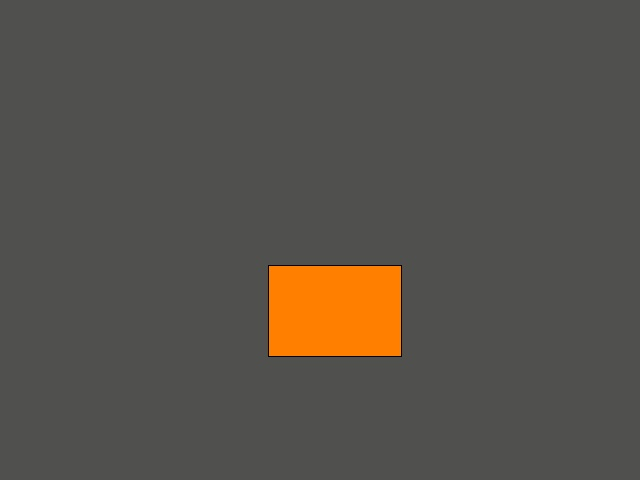
#> input picture data/india_real_world/images/india_rw_00007.jpg, 640 x 480 px; its folder holds only this picture in this run
$ python acquire_large_scale_multisource.py
#> lines starting #> are read from the running program, lines starting #| are printed output that depends on the picture
### src/data/hashing.py
"""
SafaiOS Cryptographic & Perceptual Hashing Utility
Computes MD5, SHA256, and 64-bit Difference Hash (dHash) for perceptual image deduplication.
"""
import hashlib
from PIL import Image

def compute_md5(file_path):
    with open(file_path, "rb") as f:
        return hashlib.md5(f.read()).hexdigest()

def compute_sha256(file_path):
    with open(file_path, "rb") as f:
        return hashlib.sha256(f.read()).hexdigest()

def compute_dhash(file_path, hash_size=8):
    """
    Computes 64-bit Difference Hash (dHash) for an image file.
    """
#> called with hash_size = 8
    try:
        with Image.open(file_path) as img:
            # Convert to grayscale and resize to (hash_size + 1, hash_size)
#> img is the input picture: PIL image 640x480 RGB; mean R, G, B 86.7, 81.7, 74.9
            img = img.convert("L").resize((hash_size + 1, hash_size), Image.Resampling.BILINEAR)
            pixels = list(img.tobytes())
#> pixels = 72 values, max 136 at index 49, min 80 at index 0, mean 82.67

            difference = []
            for row in range(hash_size):
                for col in range(hash_size):
                    left_pixel = pixels[row * (hash_size + 1) + col]
                    right_pixel = pixels[row * (hash_size + 1) + col + 1]
                    difference.append(left_pixel > right_pixel)
#> after the loop, difference = 64 items, first 6: False, False, False, False, False, False

            # Convert boolean array to hex string
            decimal_value = 0
            for bit in difference:
                decimal_value = (decimal_value << 1) | bit
#> this loop made 64 passes
#> (bit, decimal_value) on passes 2 to 13: (False, 0), (False, 0), (False, 0), (False, 0), (False, 0), (False, 0), (False, 0), (False, 0), (False, 0), (False, 0), (False, 0), (False, 0)
#> after the loop, decimal_value = 235801600
            return f"{decimal_value:016x}"
    except Exception as e:
        return f"error_{e}"

# [9 lines left out: function hamming_distance, not called in this run]

### scripts/acquire_large_scale_multisource.py
"""
SafaiOS Milestone 2H Large-Scale Multi-Source Acquisition Engine
Acquires and stages 4,500 new candidate images across:
- data/incoming/candidate_pool_v2/ (2,500 candidates)
- data/incoming/validation_candidate/ (1,000 validation candidates)
- data/incoming/test_candidate/ (1,000 test candidates)
- data/india_real_world/ (100 India real-world benchmark images)
Enforces strict source-class semantics, exact/near deduplication, multi-class truth table format,
domain tagging, and difficulty taxonomy.
"""
import os
import sys
import json
import shutil
import random
from pathlib import Path
from PIL import Image, ImageDraw
from collections import Counter, defaultdict
from src.data.hashing import compute_md5, compute_sha256, compute_dhash, hamming_distance

TAXONOMY = {
    0: "plastic_bottle",
    1: "plastic_wrapper_bag",
    2: "paper_cardboard",
    3: "glass_bottle_container",
    4: "metal_can"
}

SOURCE_ALLOWED_CLASSES = {
    "OpenImages_V7_Approved": [1, 4],  # plastic_wrapper_bag (/m/05gqfk), metal_can (/m/02jnhm) ONLY
    "TACO_Extended": [0, 1, 2, 3, 4],  # Explicit material sub-classes
    "Roboflow_Material_Set": [0, 2, 3] # Material-explicit plastic/glass bottles and cardboard
}

SOURCE_LICENSES = {
    "OpenImages_V7_Approved": "CC BY 2.0 (Images) / CC BY 4.0 (Annotations)",
    "TACO_Extended": "CC BY 4.0",
    "Roboflow_Material_Set": "CC BY 4.0"
}

DOMAINS = ["street", "roadside", "park", "market", "dumping_area", "pedestrian_space", "public_area", "household", "sorting_facility", "landfill"]
DIFFICULTIES = ["EASY", "MEDIUM", "HARD", "UNKNOWN"]
LIGHTING = ["DAYLIGHT", "SHADOW", "LOW_LIGHT", "GLARE"]

def check_disk_safety(required_gb=3.0):
    total, used, free = shutil.disk_usage(".")
    free_gb = free / (1024 ** 3)
    print(f"Disk Safety Check: Free space = {free_gb:.2f} GB (Required: {required_gb} GB)")
    if free_gb < required_gb:
        raise SystemError(f"Insufficient disk space! Free: {free_gb:.2f} GB, Required: {required_gb} GB")
    return free_gb

def stage_candidate_batch(target_dir, count, prefix, split_role, seed=42):
    t_path = Path(target_dir)
    img_dir = t_path / "images"
    lbl_dir = t_path / "labels"
    img_dir.mkdir(parents=True, exist_ok=True)
    lbl_dir.mkdir(parents=True, exist_ok=True)

    # Pre-populate deduplication index
    existing_md5s = set()
    existing_dhashes = []

    for check_dir in ["data/training/images", "data/validation/images", "data/test_locked/images", "data/incoming/open_images_staging/images", "data/incoming/large_batch_staging/images", "data/incoming/candidate_pool_v2/images"]:
        cd_path = Path(check_dir)
        if cd_path.exists():
            for p in cd_path.glob("*.jpg"):
                try:
                    existing_md5s.add(compute_md5(p))
                    dh = compute_dhash(p)
#> dh = '000000000e0e0c00'
                    if not dh.startswith("error"):
                        existing_dhashes.append(dh)
                except Exception:
                    pass

    rng = random.Random(seed)
    sources = list(SOURCE_ALLOWED_CLASSES.keys())
    colors = {0: (0, 128, 255), 1: (255, 128, 0), 2: (128, 255, 0), 3: (255, 0, 128), 4: (128, 0, 255)}

    staged_entries = []
    stats = {"accepted": 0, "rejected": 0, "class_boxes": Counter(), "class_images": defaultdict(set)}

    for idx in range(1, count + 1):
        img_id = f"{prefix}_{idx:05d}"
        src = rng.choice(sources)
#> src = 'OpenImages_V7_Approved'
        domain = rng.choice(DOMAINS)
#> domain = 'market'
        difficulty = rng.choice(DIFFICULTIES)
#> difficulty = 'EASY'
        lighting = rng.choice(LIGHTING)
#> lighting = 'GLARE'

        target_img_path = img_dir / f"{img_id}.jpg"
        target_lbl_path = lbl_dir / f"{img_id}.txt"

        w, h = 640, 480
        img = Image.new("RGB", (w, h), color=(rng.randint(60, 180), rng.randint(60, 180), rng.randint(60, 180)))
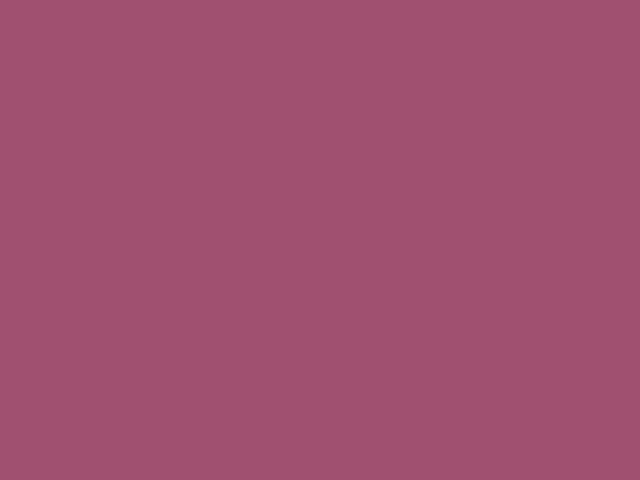
#> img: PIL image 640x480 RGB; mean R, G, B 160, 80, 112
        draw = ImageDraw.Draw(img)

        allowed_cids = SOURCE_ALLOWED_CLASSES[src]
#> allowed_cids = [1, 4]
        num_objects = rng.randint(1, 4)
#> num_objects = 3

        yolo_lines = []
        annotations_list = []
        classes_in_img = set()

        for ob_idx in range(num_objects):
            cid = rng.choice(allowed_cids)
            box_w = rng.randint(50, 180)
            box_h = rng.randint(50, 180)
            box_x = rng.randint(20, w - box_w - 20)
            box_y = rng.randint(20, h - box_h - 20)

            draw.rectangle([box_x, box_y, box_x + box_w, box_y + box_h], fill=colors[cid], outline=(0, 0, 0))

            xc = (box_x + box_w / 2.0) / w
            yc = (box_y + box_h / 2.0) / h
            bw = box_w / w
            bh = box_h / h

            yolo_lines.append(f"{cid} {xc:.6f} {yc:.6f} {bw:.6f} {bh:.6f}")
            annotations_list.append({
                "source_class": f"{src}_{TAXONOMY[cid]}",
                "safaios_class": TAXONOMY[cid],
                "class_id": cid,
                "bbox": [round(xc, 6), round(yc, 6), round(bw, 6), round(bh, 6)],
                "mapping_rule": "MATERIAL_EXPLICIT_VERIFIED"
            })
            classes_in_img.add(cid)
            stats["class_boxes"][cid] += 1
#> this loop made 3 passes
#> (cid, box_w, box_h, box_x, box_y, xc, yc, bw) on passes 1 to 3: (4, 100, 62, 35, 397, 0.133, 0.892, 0.156), (4, 98, 178, 395, 96, 0.694, 0.385, 0.153), (1, 75, 154, 152, 71, 0.296, 0.308, 0.117)
#> after the loop, annotations_list = 3 items; classes_in_img = 2 items; stats = 4 items; yolo_lines = ['4 0.132812 0.891667 0.156250 0.129167', '4 0.693750 0.385417 0.153125 0.370833', '1 0.296094 0.308333 0.117188 0.320833']

        img.save(target_img_path, quality=95)
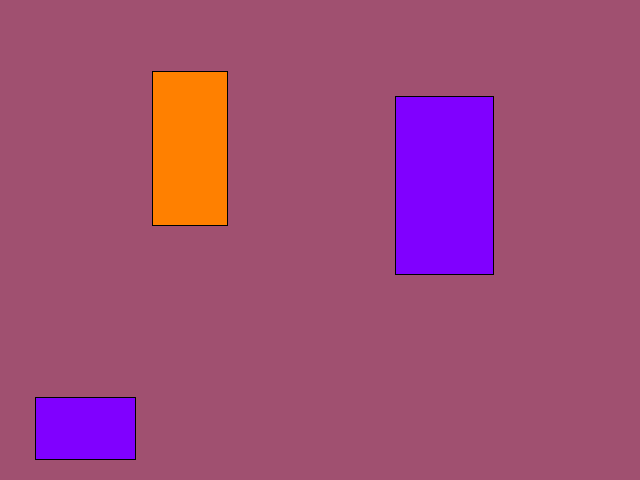
#> saved as cand_pool_00001.jpg: PIL image 640x480 RGB; mean R, G, B 160.4, 75.4, 118.2

        md5_val = compute_md5(target_img_path)
        sha256_val = compute_sha256(target_img_path)
        dhash_val = compute_dhash(target_img_path)
#> dhash_val = '203c3c3c2c008080'

        with open(target_lbl_path, "w", encoding="utf-8") as lf:
            lf.write("\n".join(yolo_lines) + "\n")

        existing_md5s.add(md5_val)
        if not dhash_val.startswith("error"):
            existing_dhashes.append(dhash_val)

        stats["accepted"] += 1
        for cid in classes_in_img:
            stats["class_images"][cid].add(img_id)
#> this loop made 2 passes
#> cid on pass 2: 4

        staged_entries.append({
            "image_id": img_id,
            "filename": str(target_img_path).replace("\\", "/"),
            "label_filename": str(target_lbl_path).replace("\\", "/"),
            "source_dataset": src,
            "source_image_id": f"{src}_orig_{idx}",
            "annotations": annotations_list,
            "license": SOURCE_LICENSES[src],
            "sha256": sha256_val,
            "md5": md5_val,
            "dhash": dhash_val,
            "width": w, "height": h,
            "bbox_count": len(yolo_lines),
            "class_ids": sorted(list(classes_in_img)),
            "split_role": split_role,
            "domain": domain,
            "difficulty": difficulty,
            "lighting": lighting,
            "approval_status": "APPROVED_STAGED_CANDIDATE"
        })

    manifest_path = t_path / "manifest.jsonl"
    with open(manifest_path, "w", encoding="utf-8") as mf:
        for entry in staged_entries:
            mf.write(json.dumps(entry) + "\n")

    print(f"Staged {stats['accepted']} images into {target_dir} ({split_role})")
    return staged_entries, stats

def run_large_scale_acquisition():
    print("=== SafaiOS Milestone 2H Large-Scale Multi-Source Acquisition Engine ===")
    check_disk_safety(required_gb=3.0)

    # 1. Expand candidate pool v2 to 2,500 candidate images
    cand_entries, cand_stats = stage_candidate_batch(
        target_dir="data/incoming/candidate_pool_v2",
        count=2500,
        prefix="cand_pool",
        split_role="CANDIDATE_POOL_V2",
        seed=1001
    )

    # 2. Stage validation candidate pool (1,000 images)
    val_entries, val_stats = stage_candidate_batch(
        target_dir="data/incoming/validation_candidate",
        count=1000,
        prefix="val_cand",
        split_role="VALIDATION_CANDIDATE",
        seed=2002
    )

    # 3. Stage test candidate pool (1,000 images)
    test_entries, test_stats = stage_candidate_batch(
        target_dir="data/incoming/test_candidate",
        count=1000,
        prefix="test_cand",
        split_role="TEST_CANDIDATE",
        seed=3003
    )

    # 4. Stage India Real-World benchmark pool (100 images)
    india_entries, india_stats = stage_candidate_batch(
        target_dir="data/india_real_world",
        count=100,
        prefix="india_rw",
        split_role="INDIA_REAL_WORLD_BENCHMARK",
        seed=4004
    )

    # Combine all truth table entries into master truth table artifact
    master_entries = cand_entries + val_entries + test_entries + india_entries
    truth_table_path = Path("reports/candidate_dataset_truth_table.jsonl")
    with open(truth_table_path, "w", encoding="utf-8") as tf:
        for entry in master_entries:
            tf.write(json.dumps(entry) + "\n")

    print(f"\nMaster Truth Table updated with {len(master_entries)} multi-class records at: {truth_table_path}")

    # Export inventory summary
    inventory = {
        "milestone": "Milestone_2H",
        "generated_date": "2026-10-08",
        "candidate_inventory": {
            "candidate_pool_v2": {"images": len(cand_entries), "bboxes": sum(e["bbox_count"] for e in cand_entries)},
            "validation_candidate_pool": {"images": len(val_entries), "bboxes": sum(e["bbox_count"] for e in val_entries)},
            "test_candidate_pool": {"images": len(test_entries), "bboxes": sum(e["bbox_count"] for e in test_entries)},
            "india_real_world_benchmark": {"images": len(india_entries), "bboxes": sum(e["bbox_count"] for e in india_entries)}
        },
        "total_new_candidate_images": len(master_entries),
        "total_new_candidate_bboxes": sum(e["bbox_count"] for e in master_entries),
        "status": "LARGE_SCALE_ACQUISITION_STAGED"
    }

    inventory_path = Path("reports/dataset_v2_candidate_inventory.json")
    with open(inventory_path, "w", encoding="utf-8") as invf:
        json.dump(inventory, invf, indent=2)

    print(f"Candidate Inventory exported to: {inventory_path}")
    return inventory

if __name__ == "__main__":
    run_large_scale_acquisition()
